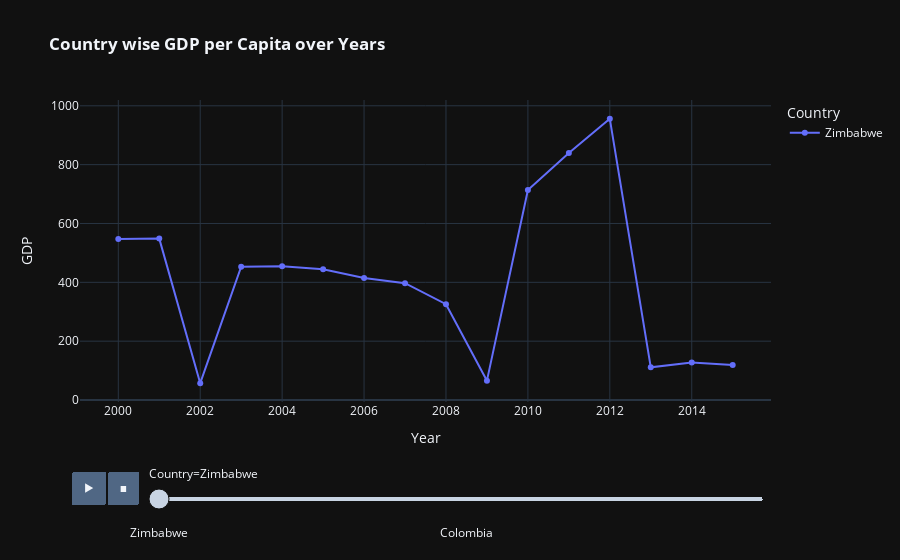

Here is the notebook cell this chart was saved with:
### Code cell
fig=px.line(ds.sort_values(by='Year'),x='Year',y='GDP',animation_frame='Country',animation_group='Year',color='Country',markers=True,template='plotly_dark',title='<b> Country wise GDP per Capita over Years')
fig.show()
